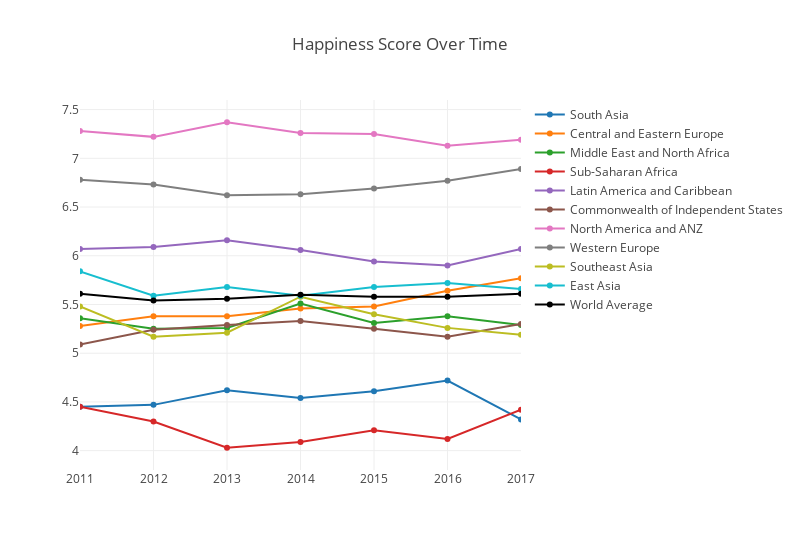

Notebook code for this chart:
### Code cell
var = featureList[0]
data = []


for i in range(len(regionList)):
    R = regionList[i]
    score = TimeSeries_df[TimeSeries_df["REGION"]==R][var]
    trace1 = go.Scatter(
                x=[2011, 2012, 2013, 2014, 2015, 2016, 2017],
                y=score, 
                name = R)
        
    data.append(trace1)
    
trace2 = go.Scatter(
                x=[2011, 2012, 2013, 2014, 2015, 2016, 2017],
                y=avTimeSeries_df[var], 
                name = "World Average",
                marker=dict(
                    color='rgb(0, 0, 0)'
                ))
data.append(trace2)


    
layout = dict(
    title = "Happiness Score Over Time",
    xaxis = dict(
        range = ['2011','2017'])
)

fig = go.Figure(data = data, layout=layout)
fig['layout'].update(height=550, width=800)
iplot(fig)

### Figure 1 — Plotly figure (JSON) as saved in the notebook; plotly's stock layout.template omitted (floating-point values rounded to 4 significant figures)
{"data": [{"name": "South Asia", "type": "scatter", "uid": "0628e0fe-b8b1-45b0-8ee3-748d69295d14", "x": [2011, 2012, 2013, 2014, 2015, 2016, 2017], "y": [4.45, 4.47, 4.62, 4.54, 4.61, 4.72, 4.32]}, {"name": "Central and Eastern Europe", "type": "scatter", "uid": "96cd132d-083e-4349-a424-ad1dbc070f3f", "x": [2011, 2012, 2013, 2014, 2015, 2016, 2017], "y": [5.28, 5.38, 5.38, 5.46, 5.48, 5.64, 5.77]}, {"name": "Middle East and North Africa", "type": "scatter", "uid": "00a8b177-9991-4d01-bf9e-33102a9a682c", "x": [2011, 2012, 2013, 2014, 2015, 2016, 2017], "y": [5.36, 5.25, 5.26, 5.51, 5.31, 5.38, 5.29]}, {"name": "Sub-Saharan Africa", "type": "scatter", "uid": "498ac36a-b46c-4f9d-9802-1e06b7dc85f5", "x": [2011, 2012, 2013, 2014, 2015, 2016, 2017], "y": [4.45, 4.3, 4.03, 4.09, 4.21, 4.12, 4.42]}, {"name": "Latin America and Caribbean", "type": "scatter", "uid": "d6b7ac48-51a6-40c4-8e3a-889162d7aef3", "x": [2011, 2012, 2013, 2014, 2015, 2016, 2017], "y": [6.07, 6.09, 6.16, 6.06, 5.94, 5.9, 6.07]}, {"name": "Commonwealth of Independent States", "type": "scatter", "uid": "33fe6ca3-2d8c-4e29-af0d-43081b4e5771", "x": [2011, 2012, 2013, 2014, 2015, 2016, 2017], "y": [5.09, 5.24, 5.29, 5.33, 5.25, 5.17, 5.3]}, {"name": "North America and ANZ", "type": "scatter", "uid": "7c2735c1-6a43-4a32-937a-4cc1b29a22c5", "x": [2011, 2012, 2013, 2014, 2015, 2016, 2017], "y": [7.28, 7.22, 7.37, 7.26, 7.25, 7.13, 7.19]}, {"name": "Western Europe", "type": "scatter", "uid": "adaf6e0b-2449-4bf1-89d5-671e89b90684", "x": [2011, 2012, 2013, 2014, 2015, 2016, 2017], "y": [6.78, 6.73, 6.62, 6.63, 6.69, 6.77, 6.89]}, {"name": "Southeast Asia", "type": "scatter", "uid": "0e20fd1d-67f3-4301-923d-93823555cb60", "x": [2011, 2012, 2013, 2014, 2015, 2016, 2017], "y": [5.48, 5.17, 5.21, 5.58, 5.4, 5.26, 5.19]}, {"name": "East Asia", "type": "scatter", "uid": "e07de9b7-3b08-47c9-a5a3-7a15569a8db7", "x": [2011, 2012, 2013, 2014, 2015, 2016, 2017], "y": [5.84, 5.59, 5.68, 5.59, 5.68, 5.72, 5.66]}, {"marker": {"color": "rgb(0, 0, 0)"}, "name": "World Average", "type": "scatter", "uid": "58935ec0-c76e-49e2-85d9-d1f464980da1", "x": [2011, 2012, 2013, 2014, 2015, 2016, 2017], "y": [5.61, 5.54, 5.56, 5.6, 5.58, 5.58, 5.61]}], "layout": {"height": 550, "title": {"text": "Happiness Score Over Time"}, "width": 800, "xaxis": {"range": ["2011", "2017"]}}}
